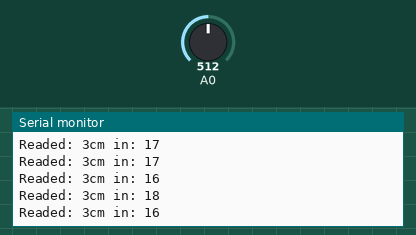
This sketch was run on a simulated Arduino Uno, built with avr-gcc and run on an emulated ATmega328P. Shown: the last lines printed to the serial monitor. Inputs (shaded band) come from the test bench; at power-on: A0 = 512.

Above: at 1.2 s.
1.3 s: A0 set to 198
At 1.8 s:
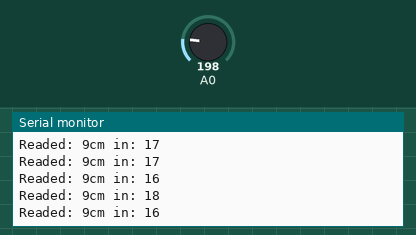
2.8 s: A0 set to 171
At 3.3 s:
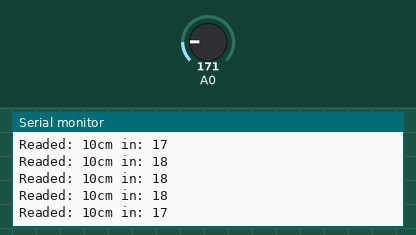
Timing chart, 0 to 5.8 s (numbered marks = the images above; inputs shaded):
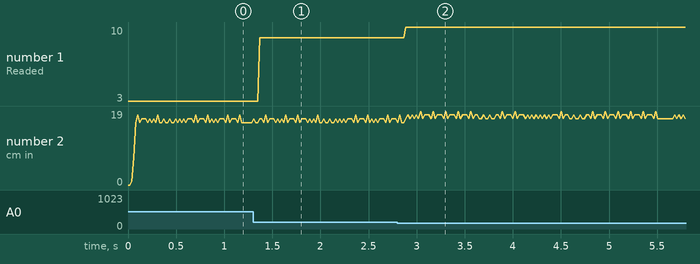

The sketch:

SensoreInfrared.ino
```cpp
unsigned int distance;

class IRSensor {
	private:
		int pin;
		int prevReaded;

	public:
		IRSensor(int Pin) {
			pin = Pin;
			prevReaded = map(analogRead(pin), 0, 700, 0, 1024);
		}

		unsigned int getDistance() {
			float readed;
			float readedTot = 0;
			//Serial.print(i);
			unsigned int distance;
			readed = analogRead(pin);
			//Serial.print("Readed: "); Serial.println(readed);
			//Serial.println("");
			readed = readed * 0.007142857;
			//Serial.print("Readed True: "); Serial.println(readed);
			distance = 13*pow(readed, -1);

			return distance;
		}
};

IRSensor sensor1(A0);

void setup() {
  // put your setup code here, to run once:
  Serial.begin(9600);
}


void loop() {
	int start = millis();
  	// put your main code here, to run repeatedly:
	distance = sensor1.getDistance();
	Serial.print("Readed: ");Serial.print(distance);Serial.print("cm in: ");Serial.println(millis() - start);
}
```

Measured:
- after the input at 1.3 s, the serial monitor: prints a new line after 0.07 s (image 1)
- after the input at 2.8 s, the serial monitor: prints a new line after 0.09 s (image 2)
- plotted number 1: 3 → 9 after the input at 1.3 s, 9 → 10 after the input at 2.8 s
